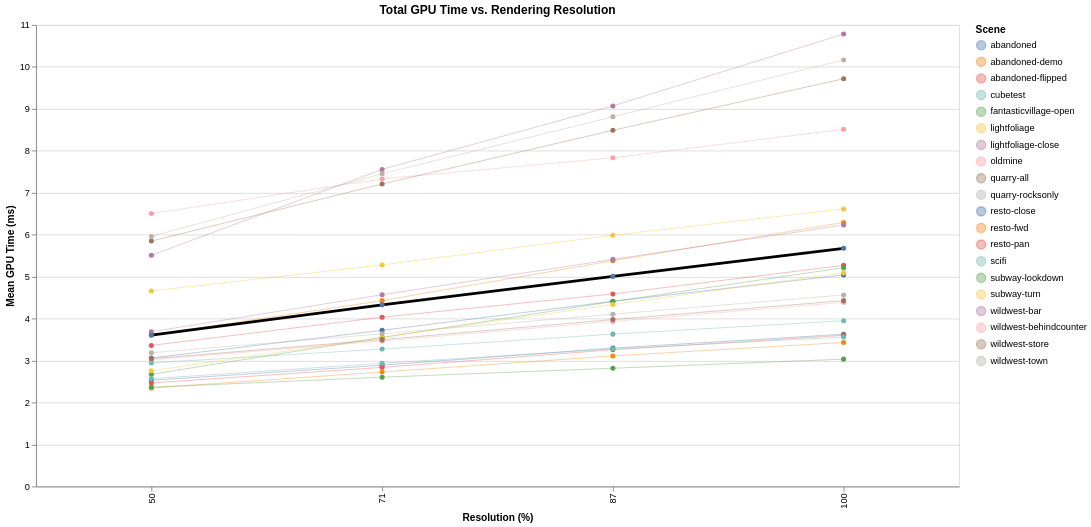

Write notebook code for a chart like this one.
### Code cell
import pandas as pd
import altair as alt

# Load your data -- replace with your actual path
df = pd.read_csv("results.csv")
param = 'avg_GPUTime'
factor = 'screen_pct'

# Average over all parameter values within each (scene, resolution)
# since parameters don't affect GPU time
df_agg = (
    df.groupby(['scene', factor])[param]
    .mean()
    .reset_index()
)

# Mean across scenes per resolution
df_mean = (
    df_agg.groupby(factor)[param]
    .mean()
    .reset_index()
    .assign(scene='Mean')
)

df_plot = pd.concat([df_agg, df_mean], ignore_index=True)

# Individual scene lines
scene_lines = alt.Chart(df_plot[df_plot['scene'] != 'Mean']).mark_line(
    point=True, opacity=0.4, strokeWidth=1
).encode(
    x=alt.X(f'{factor}:O', title='Resolution (%)'),
    y=alt.Y(f'{param}:Q', title='Mean GPU Time (ms)'),
    color=alt.Color('scene:N', legend=alt.Legend(title='Scene')),
)

# Bold mean line
mean_line = alt.Chart(df_plot[df_plot['scene'] == 'Mean']).mark_line(
    point=True, strokeWidth=3, color='black'
).encode(
    x=alt.X(f'{factor}:O', title='Resolution (%)'),
    y=alt.Y(f'{param}:Q'),
)

chart = (scene_lines + mean_line).properties(
    title='Total GPU Time vs. Rendering Resolution',
    width=1000, height=500
)

chart.show()
chart.save('gputime.png')

### Figure 1 — Vega-Lite specification as saved in the notebook (floating-point values rounded to 4 significant figures)
{"config": {"view": {"continuousWidth": 300, "continuousHeight": 300}}, "layer": [{"data": {"name": "data-5f045ce8c6f5a26b3f17b6351c8197bf"}, "mark": {"type": "line", "opacity": 0.4, "point": true, "strokeWidth": 1}, "encoding": {"color": {"field": "scene", "legend": {"title": "Scene"}, "type": "nominal"}, "x": {"field": "screen_pct", "title": "Resolution (%)", "type": "ordinal"}, "y": {"field": "avg_GPUTime", "title": "Mean GPU Time (ms)", "type": "quantitative"}}}, {"data": {"name": "data-02d98db30178a0d1160f114a2022c59d"}, "mark": {"type": "line", "color": "black", "point": true, "strokeWidth": 3}, "encoding": {"x": {"field": "screen_pct", "title": "Resolution (%)", "type": "ordinal"}, "y": {"field": "avg_GPUTime", "type": "quantitative"}}}], "height": 500, "title": "Total GPU Time vs. Rendering Resolution", "width": 1000, "$schema": "https://vega.github.io/schema/vega-lite/v6.1.0.json", "datasets": {"data-5f045ce8c6f5a26b3f17b6351c8197bf": [{"scene": "abandoned", "screen_pct": 50, "avg_GPUTime": 2.53}, {"scene": "abandoned", "screen_pct": 71, "avg_GPUTime": 2.889}, {"scene": "abandoned", "screen_pct": 87, "avg_GPUTime": 3.298}, {"scene": "abandoned", "screen_pct": 100, "avg_GPUTime": 3.627}, {"scene": "abandoned-demo", "screen_pct": 50, "avg_GPUTime": 2.348}, {"scene": "abandoned-demo", "screen_pct": 71, "avg_GPUTime": 2.727}, {"scene": "abandoned-demo", "screen_pct": 87, "avg_GPUTime": 3.111}, {"scene": "abandoned-demo", "screen_pct": 100, "avg_GPUTime": 3.431}, {"scene": "abandoned-flipped", "screen_pct": 50, "avg_GPUTime": 2.466}, {"scene": "abandoned-flipped", "screen_pct": 71, "avg_GPUTime": 2.838}, {"scene": "abandoned-flipped", "screen_pct": 87, "avg_GPUTime": 3.258}, {"scene": "abandoned-flipped", "screen_pct": 100, "avg_GPUTime": 3.602}, {"scene": "cubetest", "screen_pct": 50, "avg_GPUTime": 2.944}, {"scene": "cubetest", "screen_pct": 71, "avg_GPUTime": 3.273}, {"scene": "cubetest", "screen_pct": 87, "avg_GPUTime": 3.63}, {"scene": "cubetest", "screen_pct": 100, "avg_GPUTime": 3.95}, {"scene": "fantasticvillage-open", "screen_pct": 50, "avg_GPUTime": 2.364}, {"scene": "fantasticvillage-open", "screen_pct": 71, "avg_GPUTime": 2.603}, {"scene": "fantasticvillage-open", "screen_pct": 87, "avg_GPUTime": 2.817}, {"scene": "fantasticvillage-open", "screen_pct": 100, "avg_GPUTime": 3.034}, {"scene": "lightfoliage", "screen_pct": 50, "avg_GPUTime": 4.659}, {"scene": "lightfoliage", "screen_pct": 71, "avg_GPUTime": 5.279}, {"scene": "lightfoliage", "screen_pct": 87, "avg_GPUTime": 5.987}, {"scene": "lightfoliage", "screen_pct": 100, "avg_GPUTime": 6.613}, {"scene": "lightfoliage-close", "screen_pct": 50, "avg_GPUTime": 5.508}, {"scene": "lightfoliage-close", "screen_pct": 71, "avg_GPUTime": 7.556}, {"scene": "lightfoliage-close", "screen_pct": 87, "avg_GPUTime": 9.069}, {"scene": "lightfoliage-close", "screen_pct": 100, "avg_GPUTime": 10.78}, {"scene": "oldmine", "screen_pct": 50, "avg_GPUTime": 6.504}, {"scene": "oldmine", "screen_pct": 71, "avg_GPUTime": 7.33}, {"scene": "oldmine", "screen_pct": 87, "avg_GPUTime": 7.834}, {"scene": "oldmine", "screen_pct": 100, "avg_GPUTime": 8.512}, {"scene": "quarry-all", "screen_pct": 50, "avg_GPUTime": 5.848}, {"scene": "quarry-all", "screen_pct": 71, "avg_GPUTime": 7.208}, {"scene": "quarry-all", "screen_pct": 87, "avg_GPUTime": 8.488}, {"scene": "quarry-all", "screen_pct": 100, "avg_GPUTime": 9.718}, {"scene": "quarry-rocksonly", "screen_pct": 50, "avg_GPUTime": 5.959}, {"scene": "quarry-rocksonly", "screen_pct": 71, "avg_GPUTime": 7.454}, {"scene": "quarry-rocksonly", "screen_pct": 87, "avg_GPUTime": 8.811}, {"scene": "quarry-rocksonly", "screen_pct": 100, "avg_GPUTime": 10.17}, {"scene": "resto-close", "screen_pct": 50, "avg_GPUTime": 3.062}, {"scene": "resto-close", "screen_pct": 71, "avg_GPUTime": 3.721}, {"scene": "resto-close", "screen_pct": 87, "avg_GPUTime": 4.412}, {"scene": "resto-close", "screen_pct": 100, "avg_GPUTime": 5.039}, {"scene": "resto-fwd", "screen_pct": 50, "avg_GPUTime": 3.612}, {"scene": "resto-fwd", "screen_pct": 71, "avg_GPUTime": 4.428}, {"scene": "resto-fwd", "screen_pct": 87, "avg_GPUTime": 5.379}, {"scene": "resto-fwd", "screen_pct": 100, "avg_GPUTime": 6.291}, {"scene": "resto-pan", "screen_pct": 50, "avg_GPUTime": 3.361}, {"scene": "resto-pan", "screen_pct": 71, "avg_GPUTime": 4.034}, {"scene": "resto-pan", "screen_pct": 87, "avg_GPUTime": 4.587}, {"scene": "resto-pan", "screen_pct": 100, "avg_GPUTime": 5.269}, {"scene": "scifi", "screen_pct": 50, "avg_GPUTime": 2.567}, {"scene": "scifi", "screen_pct": 71, "avg_GPUTime": 2.935}, {"scene": "scifi", "screen_pct": 87, "avg_GPUTime": 3.275}, {"scene": "scifi", "screen_pct": 100, "avg_GPUTime": 3.56}, {"scene": "subway-lookdown", "screen_pct": 50, "avg_GPUTime": 2.673}, {"scene": "subway-lookdown", "screen_pct": 71, "avg_GPUTime": 3.548}, {"scene": "subway-lookdown", "screen_pct": 87, "avg_GPUTime": 4.406}, {"scene": "subway-lookdown", "screen_pct": 100, "avg_GPUTime": 5.215}, {"scene": "subway-turn", "screen_pct": 50, "avg_GPUTime": 2.757}, {"scene": "subway-turn", "screen_pct": 71, "avg_GPUTime": 3.555}, {"scene": "subway-turn", "screen_pct": 87, "avg_GPUTime": 4.335}, {"scene": "subway-turn", "screen_pct": 100, "avg_GPUTime": 5.09}, {"scene": "wildwest-bar", "screen_pct": 50, "avg_GPUTime": 3.688}, {"scene": "wildwest-bar", "screen_pct": 71, "avg_GPUTime": 4.569}, {"scene": "wildwest-bar", "screen_pct": 87, "avg_GPUTime": 5.412}, {"scene": "wildwest-bar", "screen_pct": 100, "avg_GPUTime": 6.229}, {"scene": "wildwest-behindcounter", "screen_pct": 50, "avg_GPUTime": 3.021}, {"scene": "wildwest-behindcounter", "screen_pct": 71, "avg_GPUTime": 3.466}, {"scene": "wildwest-behindcounter", "screen_pct": 87, "avg_GPUTime": 3.933}, {"scene": "wildwest-behindcounter", "screen_pct": 100, "avg_GPUTime": 4.389}, {"scene": "wildwest-store", "screen_pct": 50, "avg_GPUTime": 3.044}, {"scene": "wildwest-store", "screen_pct": 71, "avg_GPUTime": 3.499}, {"scene": "wildwest-store", "screen_pct": 87, "avg_GPUTime": 3.977}, {"scene": "wildwest-store", "screen_pct": 100, "avg_GPUTime": 4.428}, {"scene": "wildwest-town", "screen_pct": 50, "avg_GPUTime": 3.186}, {"scene": "wildwest-town", "screen_pct": 71, "avg_GPUTime": 3.639}, {"scene": "wildwest-town", "screen_pct": 87, "avg_GPUTime": 4.104}, {"scene": "wildwest-town", "screen_pct": 100, "avg_GPUTime": 4.564}], "data-02d98db30178a0d1160f114a2022c59d": [{"scene": "Mean", "screen_pct": 50, "avg_GPUTime": 3.605}, {"scene": "Mean", "screen_pct": 71, "avg_GPUTime": 4.328}, {"scene": "Mean", "screen_pct": 87, "avg_GPUTime": 5.006}, {"scene": "Mean", "screen_pct": 100, "avg_GPUTime": 5.676}]}}
